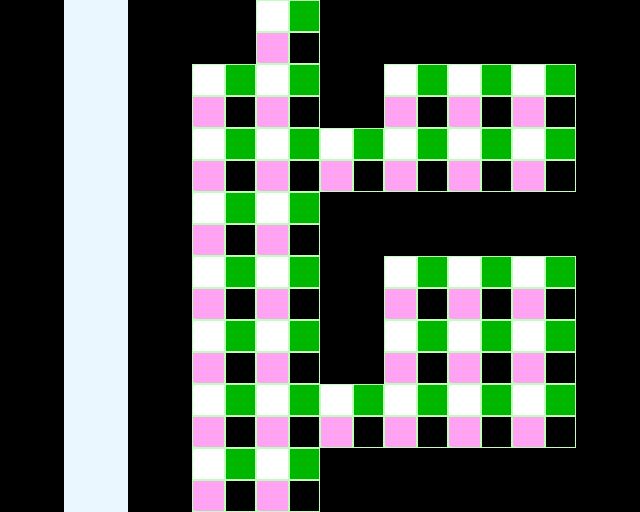

A 2D game scene composited from a Tiled map and its tileset images. What follows is a short description and the map's XML, with each tile layer's data collapsed to a summary:
An orthogonal 10x8 tile map with 64x64 px tiles, 1 tile layer (Tile Layer 1).

<map version="1.0" orientation="orthogonal" width="10" height="8" tilewidth="64" tileheight="64">
 <tileset firstgid="1" source="winterhouse_tileset.tsx" />
 <layer name="Tile Layer 1" width="10" height="8">
  <data>[80 cells, 80 non-empty, 3 distinct tile ids]</data>
 </layer>
</map>
